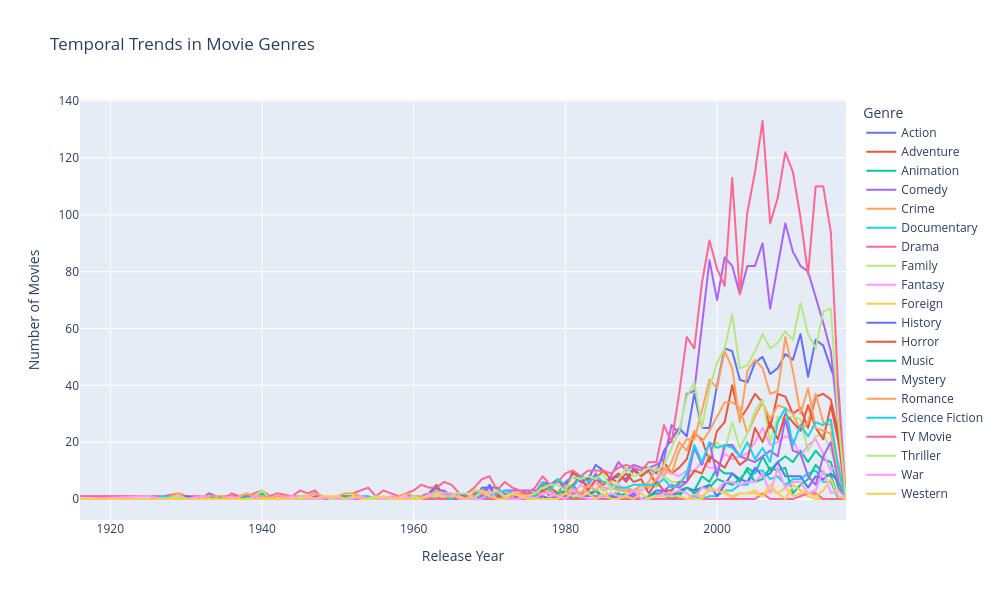

The code cell stored with this chart in its notebook:
### Code cell
import plotly.express as px

df_long = genre_counts_by_year.reset_index().melt(id_vars='release_year', var_name='Genre', value_name='Number of Movies')

# Create an interactive line plot using Plotly Express
fig = px.line(df_long, x='release_year', y='Number of Movies', color='Genre',
              title='Temporal Trends in Movie Genres', labels={'release_year': 'Release Year', 'Number of Movies': 'Number of Movies'},
              width=1000, height=600)

fig.show()

### Figure 1 — Plotly figure (JSON) as saved in the notebook; plotly's stock layout.template omitted (floating-point values rounded to 4 significant figures)
{"data": [{"hovertemplate": "Genre=Action<br>Release Year=%{x}<br>Number of Movies=%{y}<extra></extra>", "legendgroup": "Action", "line": {"color": "#636efa", "dash": "solid"}, "marker": {"symbol": "circle"}, "mode": "lines", "name": "Action", "showlegend": true, "type": "scattergl", "x": [1916, 1925, 1927, 1929, 1930, 1932, 1933, 1934, 1935, 1936, 1937, 1938, 1939, 1940, 1941, 1942, 1944, 1945, 1946, 1947, 1948, 1949, 1950, 1951, 1952, 1953, 1954, 1955, 1956, 1957, 1958, 1959, 1960, 1961, 1962, 1963, 1964, 1965, 1966, 1967, 1968, 1969, 1970, 1971, 1972, 1973, 1974, 1975, 1976, 1977, 1978, 1979, 1980, 1981, 1982, 1983, 1984, 1985, 1986, 1987, 1988, 1989, 1990, 1991, 1992, 1993, 1994, 1995, 1996, 1997, 1998, 1999, 2000, 2001, 2002, 2003, 2004, 2005, 2006, 2007, 2008, 2009, 2010, 2011, 2012, 2013, 2014, 2015, 2016, 2017], "xaxis": "x", "y": [0, 0, 0, 0, 1, 0, 0, 0, 0, 1, 0, 0, 0, 0, 0, 0, 0, 0, 0, 1, 0, 1, 1, 0, 1, 0, 1, 0, 1, 0, 0, 0, 0, 1, 2, 4, 2, 1, 1, 2, 0, 4, 4, 4, 1, 2, 1, 1, 2, 6, 5, 7, 5, 9, 8, 7, 12, 10, 7, 8, 7, 11, 8, 11, 9, 17, 21, 25, 22, 37, 25, 25, 40, 53, 52, 42, 41, 48, 50, 44, 46, 51, 49, 58, 43, 56, 54, 46, 39, 0], "yaxis": "y"}, {"hovertemplate": "Genre=Adventure<br>Release Year=%{x}<br>Number of Movies=%{y}<extra></extra>", "legendgroup": "Adventure", "line": {"color": "#EF553B", "dash": "solid"}, "marker": {"symbol": "circle"}, "mode": "lines", "name": "Adventure", "showlegend": true, "type": "scattergl", "x": [1916, 1925, 1927, 1929, 1930, 1932, 1933, 1934, 1935, 1936, 1937, 1938, 1939, 1940, 1941, 1942, 1944, 1945, 1946, 1947, 1948, 1949, 1950, 1951, 1952, 1953, 1954, 1955, 1956, 1957, 1958, 1959, 1960, 1961, 1962, 1963, 1964, 1965, 1966, 1967, 1968, 1969, 1970, 1971, 1972, 1973, 1974, 1975, 1976, 1977, 1978, 1979, 1980, 1981, 1982, 1983, 1984, 1985, 1986, 1987, 1988, 1989, 1990, 1991, 1992, 1993, 1994, 1995, 1996, 1997, 1998, 1999, 2000, 2001, 2002, 2003, 2004, 2005, 2006, 2007, 2008, 2009, 2010, 2011, 2012, 2013, 2014, 2015, 2016, 2017], "xaxis": "x", "y": [0, 0, 0, 0, 0, 0, 0, 0, 0, 1, 1, 0, 1, 1, 0, 0, 0, 0, 0, 0, 0, 0, 0, 0, 0, 1, 1, 0, 1, 0, 0, 0, 0, 0, 2, 5, 1, 1, 1, 1, 1, 2, 3, 1, 2, 1, 2, 2, 2, 5, 4, 7, 3, 10, 6, 7, 7, 10, 7, 9, 6, 10, 8, 10, 5, 13, 9, 11, 14, 23, 21, 13, 24, 27, 40, 28, 32, 37, 34, 25, 37, 36, 30, 32, 25, 36, 37, 35, 23, 0], "yaxis": "y"}, {"hovertemplate": "Genre=Animation<br>Release Year=%{x}<br>Number of Movies=%{y}<extra></extra>", "legendgroup": "Animation", "line": {"color": "#00cc96", "dash": "solid"}, "marker": {"symbol": "circle"}, "mode": "lines", "name": "Animation", "showlegend": true, "type": "scattergl", "x": [1916, 1925, 1927, 1929, 1930, 1932, 1933, 1934, 1935, 1936, 1937, 1938, 1939, 1940, 1941, 1942, 1944, 1945, 1946, 1947, 1948, 1949, 1950, 1951, 1952, 1953, 1954, 1955, 1956, 1957, 1958, 1959, 1960, 1961, 1962, 1963, 1964, 1965, 1966, 1967, 1968, 1969, 1970, 1971, 1972, 1973, 1974, 1975, 1976, 1977, 1978, 1979, 1980, 1981, 1982, 1983, 1984, 1985, 1986, 1987, 1988, 1989, 1990, 1991, 1992, 1993, 1994, 1995, 1996, 1997, 1998, 1999, 2000, 2001, 2002, 2003, 2004, 2005, 2006, 2007, 2008, 2009, 2010, 2011, 2012, 2013, 2014, 2015, 2016, 2017], "xaxis": "x", "y": [0, 0, 0, 0, 0, 0, 0, 0, 0, 0, 1, 0, 0, 2, 0, 1, 0, 0, 0, 0, 0, 0, 0, 0, 0, 0, 0, 0, 0, 0, 0, 0, 0, 0, 0, 0, 0, 1, 0, 0, 0, 0, 0, 0, 0, 0, 0, 0, 0, 0, 0, 0, 0, 1, 0, 0, 0, 0, 0, 1, 2, 0, 0, 0, 1, 1, 1, 2, 4, 3, 8, 6, 11, 9, 9, 6, 11, 9, 15, 10, 13, 15, 13, 17, 13, 17, 14, 13, 4, 0], "yaxis": "y"}, {"hovertemplate": "Genre=Comedy<br>Release Year=%{x}<br>Number of Movies=%{y}<extra></extra>", "legendgroup": "Comedy", "line": {"color": "#ab63fa", "dash": "solid"}, "marker": {"symbol": "circle"}, "mode": "lines", "name": "Comedy", "showlegend": true, "type": "scattergl", "x": [1916, 1925, 1927, 1929, 1930, 1932, 1933, 1934, 1935, 1936, 1937, 1938, 1939, 1940, 1941, 1942, 1944, 1945, 1946, 1947, 1948, 1949, 1950, 1951, 1952, 1953, 1954, 1955, 1956, 1957, 1958, 1959, 1960, 1961, 1962, 1963, 1964, 1965, 1966, 1967, 1968, 1969, 1970, 1971, 1972, 1973, 1974, 1975, 1976, 1977, 1978, 1979, 1980, 1981, 1982, 1983, 1984, 1985, 1986, 1987, 1988, 1989, 1990, 1991, 1992, 1993, 1994, 1995, 1996, 1997, 1998, 1999, 2000, 2001, 2002, 2003, 2004, 2005, 2006, 2007, 2008, 2009, 2010, 2011, 2012, 2013, 2014, 2015, 2016, 2017], "xaxis": "x", "y": [0, 0, 0, 0, 0, 0, 2, 1, 1, 1, 0, 1, 1, 0, 0, 0, 1, 0, 0, 0, 0, 0, 1, 0, 1, 0, 0, 1, 0, 0, 0, 1, 1, 1, 0, 3, 3, 1, 2, 0, 1, 3, 4, 1, 3, 3, 3, 3, 3, 3, 1, 2, 6, 8, 6, 5, 9, 5, 8, 13, 10, 12, 11, 11, 12, 14, 26, 23, 37, 38, 61, 84, 70, 85, 82, 72, 82, 82, 90, 67, 82, 97, 87, 82, 80, 71, 62, 52, 26, 1], "yaxis": "y"}, {"hovertemplate": "Genre=Crime<br>Release Year=%{x}<br>Number of Movies=%{y}<extra></extra>", "legendgroup": "Crime", "line": {"color": "#FFA15A", "dash": "solid"}, "marker": {"symbol": "circle"}, "mode": "lines", "name": "Crime", "showlegend": true, "type": "scattergl", "x": [1916, 1925, 1927, 1929, 1930, 1932, 1933, 1934, 1935, 1936, 1937, 1938, 1939, 1940, 1941, 1942, 1944, 1945, 1946, 1947, 1948, 1949, 1950, 1951, 1952, 1953, 1954, 1955, 1956, 1957, 1958, 1959, 1960, 1961, 1962, 1963, 1964, 1965, 1966, 1967, 1968, 1969, 1970, 1971, 1972, 1973, 1974, 1975, 1976, 1977, 1978, 1979, 1980, 1981, 1982, 1983, 1984, 1985, 1986, 1987, 1988, 1989, 1990, 1991, 1992, 1993, 1994, 1995, 1996, 1997, 1998, 1999, 2000, 2001, 2002, 2003, 2004, 2005, 2006, 2007, 2008, 2009, 2010, 2011, 2012, 2013, 2014, 2015, 2016, 2017], "xaxis": "x", "y": [0, 0, 0, 0, 0, 0, 0, 0, 0, 0, 0, 0, 0, 0, 0, 0, 0, 0, 0, 1, 1, 0, 0, 0, 1, 1, 1, 0, 0, 0, 0, 0, 0, 1, 1, 1, 0, 0, 2, 2, 0, 3, 0, 2, 3, 2, 2, 0, 2, 0, 0, 2, 1, 3, 2, 3, 6, 3, 4, 3, 4, 3, 4, 6, 11, 8, 13, 20, 17, 24, 20, 24, 29, 34, 34, 32, 23, 29, 34, 28, 33, 32, 30, 24, 27, 37, 27, 26, 10, 0], "yaxis": "y"}, {"hovertemplate": "Genre=Documentary<br>Release Year=%{x}<br>Number of Movies=%{y}<extra></extra>", "legendgroup": "Documentary", "line": {"color": "#19d3f3", "dash": "solid"}, "marker": {"symbol": "circle"}, "mode": "lines", "name": "Documentary", "showlegend": true, "type": "scattergl", "x": [1916, 1925, 1927, 1929, 1930, 1932, 1933, 1934, 1935, 1936, 1937, 1938, 1939, 1940, 1941, 1942, 1944, 1945, 1946, 1947, 1948, 1949, 1950, 1951, 1952, 1953, 1954, 1955, 1956, 1957, 1958, 1959, 1960, 1961, 1962, 1963, 1964, 1965, 1966, 1967, 1968, 1969, 1970, 1971, 1972, 1973, 1974, 1975, 1976, 1977, 1978, 1979, 1980, 1981, 1982, 1983, 1984, 1985, 1986, 1987, 1988, 1989, 1990, 1991, 1992, 1993, 1994, 1995, 1996, 1997, 1998, 1999, 2000, 2001, 2002, 2003, 2004, 2005, 2006, 2007, 2008, 2009, 2010, 2011, 2012, 2013, 2014, 2015, 2016, 2017], "xaxis": "x", "y": [0, 0, 0, 0, 0, 0, 0, 0, 0, 0, 0, 0, 0, 0, 0, 0, 0, 0, 0, 0, 0, 0, 0, 0, 0, 0, 0, 0, 0, 0, 0, 0, 0, 0, 0, 0, 0, 0, 0, 0, 0, 0, 1, 0, 0, 0, 0, 0, 0, 0, 1, 0, 0, 0, 0, 0, 0, 0, 0, 0, 0, 1, 0, 0, 0, 0, 1, 0, 0, 1, 0, 1, 1, 3, 3, 5, 5, 10, 10, 7, 8, 5, 7, 7, 9, 10, 6, 6, 0, 0], "yaxis": "y"}, {"hovertemplate": "Genre=Drama<br>Release Year=%{x}<br>Number of Movies=%{y}<extra></extra>", "legendgroup": "Drama", "line": {"color": "#FF6692", "dash": "solid"}, "marker": {"symbol": "circle"}, "mode": "lines", "name": "Drama", "showlegend": true, "type": "scattergl", "x": [1916, 1925, 1927, 1929, 1930, 1932, 1933, 1934, 1935, 1936, 1937, 1938, 1939, 1940, 1941, 1942, 1944, 1945, 1946, 1947, 1948, 1949, 1950, 1951, 1952, 1953, 1954, 1955, 1956, 1957, 1958, 1959, 1960, 1961, 1962, 1963, 1964, 1965, 1966, 1967, 1968, 1969, 1970, 1971, 1972, 1973, 1974, 1975, 1976, 1977, 1978, 1979, 1980, 1981, 1982, 1983, 1984, 1985, 1986, 1987, 1988, 1989, 1990, 1991, 1992, 1993, 1994, 1995, 1996, 1997, 1998, 1999, 2000, 2001, 2002, 2003, 2004, 2005, 2006, 2007, 2008, 2009, 2010, 2011, 2012, 2013, 2014, 2015, 2016, 2017], "xaxis": "x", "y": [1, 1, 1, 2, 1, 1, 0, 0, 0, 2, 1, 1, 2, 3, 1, 2, 1, 3, 2, 3, 0, 1, 0, 2, 2, 3, 4, 1, 3, 2, 1, 2, 3, 5, 4, 4, 6, 5, 2, 2, 4, 7, 8, 3, 6, 4, 3, 2, 4, 8, 5, 6, 9, 10, 8, 10, 10, 10, 9, 11, 12, 11, 10, 13, 13, 26, 20, 37, 57, 53, 76, 91, 81, 75, 113, 72, 101, 115, 133, 97, 106, 122, 115, 99, 79, 110, 110, 94, 37, 1], "yaxis": "y"}, {"hovertemplate": "Genre=Family<br>Release Year=%{x}<br>Number of Movies=%{y}<extra></extra>", "legendgroup": "Family", "line": {"color": "#B6E880", "dash": "solid"}, "marker": {"symbol": "circle"}, "mode": "lines", "name": "Family", "showlegend": true, "type": "scattergl", "x": [1916, 1925, 1927, 1929, 1930, 1932, 1933, 1934, 1935, 1936, 1937, 1938, 1939, 1940, 1941, 1942, 1944, 1945, 1946, 1947, 1948, 1949, 1950, 1951, 1952, 1953, 1954, 1955, 1956, 1957, 1958, 1959, 1960, 1961, 1962, 1963, 1964, 1965, 1966, 1967, 1968, 1969, 1970, 1971, 1972, 1973, 1974, 1975, 1976, 1977, 1978, 1979, 1980, 1981, 1982, 1983, 1984, 1985, 1986, 1987, 1988, 1989, 1990, 1991, 1992, 1993, 1994, 1995, 1996, 1997, 1998, 1999, 2000, 2001, 2002, 2003, 2004, 2005, 2006, 2007, 2008, 2009, 2010, 2011, 2012, 2013, 2014, 2015, 2016, 2017], "xaxis": "x", "y": [0, 0, 0, 0, 0, 0, 0, 0, 0, 0, 1, 0, 1, 3, 0, 1, 0, 0, 1, 0, 0, 0, 0, 0, 0, 0, 0, 0, 0, 0, 0, 0, 0, 0, 0, 0, 2, 2, 1, 0, 2, 0, 0, 1, 0, 0, 1, 0, 1, 0, 1, 3, 0, 2, 2, 1, 2, 4, 0, 4, 2, 2, 4, 5, 4, 8, 6, 6, 8, 9, 14, 15, 20, 17, 27, 18, 23, 31, 35, 20, 29, 28, 29, 28, 17, 22, 23, 17, 9, 1], "yaxis": "y"}, {"hovertemplate": "Genre=Fantasy<br>Release Year=%{x}<br>Number of Movies=%{y}<extra></extra>", "legendgroup": "Fantasy", "line": {"color": "#FF97FF", "dash": "solid"}, "marker": {"symbol": "circle"}, "mode": "lines", "name": "Fantasy", "showlegend": true, "type": "scattergl", "x": [1916, 1925, 1927, 1929, 1930, 1932, 1933, 1934, 1935, 1936, 1937, 1938, 1939, 1940, 1941, 1942, 1944, 1945, 1946, 1947, 1948, 1949, 1950, 1951, 1952, 1953, 1954, 1955, 1956, 1957, 1958, 1959, 1960, 1961, 1962, 1963, 1964, 1965, 1966, 1967, 1968, 1969, 1970, 1971, 1972, 1973, 1974, 1975, 1976, 1977, 1978, 1979, 1980, 1981, 1982, 1983, 1984, 1985, 1986, 1987, 1988, 1989, 1990, 1991, 1992, 1993, 1994, 1995, 1996, 1997, 1998, 1999, 2000, 2001, 2002, 2003, 2004, 2005, 2006, 2007, 2008, 2009, 2010, 2011, 2012, 2013, 2014, 2015, 2016, 2017], "xaxis": "x", "y": [0, 0, 0, 0, 0, 0, 0, 0, 0, 0, 1, 0, 1, 1, 0, 0, 0, 0, 1, 0, 0, 0, 0, 0, 0, 0, 0, 0, 0, 0, 0, 0, 0, 0, 0, 0, 1, 0, 0, 0, 0, 0, 0, 1, 0, 0, 0, 1, 0, 2, 2, 0, 2, 2, 5, 3, 6, 4, 4, 5, 3, 2, 3, 4, 6, 10, 9, 8, 10, 10, 13, 11, 11, 16, 14, 15, 16, 20, 25, 19, 20, 22, 21, 15, 19, 21, 16, 10, 13, 0], "yaxis": "y"}, {"hovertemplate": "Genre=Foreign<br>Release Year=%{x}<br>Number of Movies=%{y}<extra></extra>", "legendgroup": "Foreign", "line": {"color": "#FECB52", "dash": "solid"}, "marker": {"symbol": "circle"}, "mode": "lines", "name": "Foreign", "showlegend": true, "type": "scattergl", "x": [1916, 1925, 1927, 1929, 1930, 1932, 1933, 1934, 1935, 1936, 1937, 1938, 1939, 1940, 1941, 1942, 1944, 1945, 1946, 1947, 1948, 1949, 1950, 1951, 1952, 1953, 1954, 1955, 1956, 1957, 1958, 1959, 1960, 1961, 1962, 1963, 1964, 1965, 1966, 1967, 1968, 1969, 1970, 1971, 1972, 1973, 1974, 1975, 1976, 1977, 1978, 1979, 1980, 1981, 1982, 1983, 1984, 1985, 1986, 1987, 1988, 1989, 1990, 1991, 1992, 1993, 1994, 1995, 1996, 1997, 1998, 1999, 2000, 2001, 2002, 2003, 2004, 2005, 2006, 2007, 2008, 2009, 2010, 2011, 2012, 2013, 2014, 2015, 2016, 2017], "xaxis": "x", "y": [0, 0, 0, 0, 0, 0, 0, 0, 0, 0, 0, 0, 0, 0, 0, 0, 0, 0, 0, 0, 0, 0, 0, 0, 0, 0, 0, 0, 0, 0, 0, 0, 0, 0, 0, 0, 0, 0, 0, 0, 0, 1, 0, 0, 0, 0, 0, 0, 0, 0, 0, 0, 0, 0, 0, 0, 0, 0, 0, 0, 0, 0, 0, 0, 0, 0, 0, 0, 0, 2, 1, 3, 3, 3, 0, 2, 2, 3, 1, 3, 2, 4, 1, 2, 1, 0, 0, 0, 0, 0], "yaxis": "y"}, {"hovertemplate": "Genre=History<br>Release Year=%{x}<br>Number of Movies=%{y}<extra></extra>", "legendgroup": "History", "line": {"color": "#636efa", "dash": "solid"}, "marker": {"symbol": "circle"}, "mode": "lines", "name": "History", "showlegend": true, "type": "scattergl", "x": [1916, 1925, 1927, 1929, 1930, 1932, 1933, 1934, 1935, 1936, 1937, 1938, 1939, 1940, 1941, 1942, 1944, 1945, 1946, 1947, 1948, 1949, 1950, 1951, 1952, 1953, 1954, 1955, 1956, 1957, 1958, 1959, 1960, 1961, 1962, 1963, 1964, 1965, 1966, 1967, 1968, 1969, 1970, 1971, 1972, 1973, 1974, 1975, 1976, 1977, 1978, 1979, 1980, 1981, 1982, 1983, 1984, 1985, 1986, 1987, 1988, 1989, 1990, 1991, 1992, 1993, 1994, 1995, 1996, 1997, 1998, 1999, 2000, 2001, 2002, 2003, 2004, 2005, 2006, 2007, 2008, 2009, 2010, 2011, 2012, 2013, 2014, 2015, 2016, 2017], "xaxis": "x", "y": [0, 0, 0, 0, 1, 0, 0, 0, 0, 0, 0, 0, 0, 0, 0, 0, 0, 0, 1, 0, 0, 1, 0, 1, 0, 0, 1, 0, 0, 1, 0, 1, 0, 1, 2, 4, 1, 1, 1, 1, 0, 1, 5, 0, 1, 0, 0, 0, 0, 1, 0, 0, 3, 5, 1, 1, 3, 0, 0, 2, 0, 2, 0, 1, 3, 3, 1, 3, 4, 3, 4, 5, 1, 5, 9, 7, 6, 11, 8, 9, 13, 8, 8, 8, 4, 8, 7, 9, 6, 0], "yaxis": "y"}, {"hovertemplate": "Genre=Horror<br>Release Year=%{x}<br>Number of Movies=%{y}<extra></extra>", "legendgroup": "Horror", "line": {"color": "#EF553B", "dash": "solid"}, "marker": {"symbol": "circle"}, "mode": "lines", "name": "Horror", "showlegend": true, "type": "scattergl", "x": [1916, 1925, 1927, 1929, 1930, 1932, 1933, 1934, 1935, 1936, 1937, 1938, 1939, 1940, 1941, 1942, 1944, 1945, 1946, 1947, 1948, 1949, 1950, 1951, 1952, 1953, 1954, 1955, 1956, 1957, 1958, 1959, 1960, 1961, 1962, 1963, 1964, 1965, 1966, 1967, 1968, 1969, 1970, 1971, 1972, 1973, 1974, 1975, 1976, 1977, 1978, 1979, 1980, 1981, 1982, 1983, 1984, 1985, 1986, 1987, 1988, 1989, 1990, 1991, 1992, 1993, 1994, 1995, 1996, 1997, 1998, 1999, 2000, 2001, 2002, 2003, 2004, 2005, 2006, 2007, 2008, 2009, 2010, 2011, 2012, 2013, 2014, 2015, 2016, 2017], "xaxis": "x", "y": [0, 0, 0, 0, 0, 0, 0, 0, 0, 0, 0, 0, 0, 0, 0, 0, 0, 0, 0, 0, 0, 0, 0, 0, 0, 1, 0, 0, 0, 0, 0, 0, 1, 0, 1, 0, 0, 0, 0, 1, 2, 0, 0, 1, 1, 1, 1, 1, 1, 3, 4, 2, 3, 5, 8, 3, 7, 5, 7, 6, 9, 6, 7, 2, 6, 3, 3, 6, 6, 10, 9, 15, 13, 11, 16, 12, 14, 25, 20, 27, 21, 30, 27, 24, 33, 25, 21, 33, 20, 0], "yaxis": "y"}, {"hovertemplate": "Genre=Music<br>Release Year=%{x}<br>Number of Movies=%{y}<extra></extra>", "legendgroup": "Music", "line": {"color": "#00cc96", "dash": "solid"}, "marker": {"symbol": "circle"}, "mode": "lines", "name": "Music", "showlegend": true, "type": "scattergl", "x": [1916, 1925, 1927, 1929, 1930, 1932, 1933, 1934, 1935, 1936, 1937, 1938, 1939, 1940, 1941, 1942, 1944, 1945, 1946, 1947, 1948, 1949, 1950, 1951, 1952, 1953, 1954, 1955, 1956, 1957, 1958, 1959, 1960, 1961, 1962, 1963, 1964, 1965, 1966, 1967, 1968, 1969, 1970, 1971, 1972, 1973, 1974, 1975, 1976, 1977, 1978, 1979, 1980, 1981, 1982, 1983, 1984, 1985, 1986, 1987, 1988, 1989, 1990, 1991, 1992, 1993, 1994, 1995, 1996, 1997, 1998, 1999, 2000, 2001, 2002, 2003, 2004, 2005, 2006, 2007, 2008, 2009, 2010, 2011, 2012, 2013, 2014, 2015, 2016, 2017], "xaxis": "x", "y": [0, 0, 0, 1, 0, 0, 1, 0, 1, 0, 0, 1, 0, 1, 0, 0, 1, 1, 0, 0, 1, 0, 1, 1, 1, 0, 0, 0, 1, 0, 0, 0, 0, 1, 0, 0, 2, 1, 1, 0, 1, 2, 2, 0, 1, 0, 0, 0, 0, 2, 2, 2, 3, 0, 0, 2, 3, 1, 1, 2, 0, 0, 0, 1, 2, 2, 0, 1, 4, 2, 4, 4, 7, 6, 5, 7, 10, 6, 7, 11, 10, 11, 2, 5, 7, 12, 9, 8, 1, 0], "yaxis": "y"}, {"hovertemplate": "Genre=Mystery<br>Release Year=%{x}<br>Number of Movies=%{y}<extra></extra>", "legendgroup": "Mystery", "line": {"color": "#ab63fa", "dash": "solid"}, "marker": {"symbol": "circle"}, "mode": "lines", "name": "Mystery", "showlegend": true, "type": "scattergl", "x": [1916, 1925, 1927, 1929, 1930, 1932, 1933, 1934, 1935, 1936, 1937, 1938, 1939, 1940, 1941, 1942, 1944, 1945, 1946, 1947, 1948, 1949, 1950, 1951, 1952, 1953, 1954, 1955, 1956, 1957, 1958, 1959, 1960, 1961, 1962, 1963, 1964, 1965, 1966, 1967, 1968, 1969, 1970, 1971, 1972, 1973, 1974, 1975, 1976, 1977, 1978, 1979, 1980, 1981, 1982, 1983, 1984, 1985, 1986, 1987, 1988, 1989, 1990, 1991, 1992, 1993, 1994, 1995, 1996, 1997, 1998, 1999, 2000, 2001, 2002, 2003, 2004, 2005, 2006, 2007, 2008, 2009, 2010, 2011, 2012, 2013, 2014, 2015, 2016, 2017], "xaxis": "x", "y": [0, 0, 0, 0, 0, 0, 0, 0, 0, 0, 0, 0, 0, 1, 0, 0, 0, 1, 0, 1, 1, 0, 0, 0, 0, 0, 0, 1, 0, 0, 0, 0, 0, 0, 0, 0, 0, 0, 2, 1, 2, 1, 1, 0, 2, 0, 1, 0, 0, 0, 0, 1, 1, 2, 2, 1, 1, 1, 2, 0, 0, 1, 2, 0, 1, 3, 5, 4, 6, 18, 12, 20, 8, 19, 19, 15, 14, 13, 15, 17, 15, 28, 17, 16, 8, 5, 15, 20, 6, 0], "yaxis": "y"}, {"hovertemplate": "Genre=Romance<br>Release Year=%{x}<br>Number of Movies=%{y}<extra></extra>", "legendgroup": "Romance", "line": {"color": "#FFA15A", "dash": "solid"}, "marker": {"symbol": "circle"}, "mode": "lines", "name": "Romance", "showlegend": true, "type": "scattergl", "x": [1916, 1925, 1927, 1929, 1930, 1932, 1933, 1934, 1935, 1936, 1937, 1938, 1939, 1940, 1941, 1942, 1944, 1945, 1946, 1947, 1948, 1949, 1950, 1951, 1952, 1953, 1954, 1955, 1956, 1957, 1958, 1959, 1960, 1961, 1962, 1963, 1964, 1965, 1966, 1967, 1968, 1969, 1970, 1971, 1972, 1973, 1974, 1975, 1976, 1977, 1978, 1979, 1980, 1981, 1982, 1983, 1984, 1985, 1986, 1987, 1988, 1989, 1990, 1991, 1992, 1993, 1994, 1995, 1996, 1997, 1998, 1999, 2000, 2001, 2002, 2003, 2004, 2005, 2006, 2007, 2008, 2009, 2010, 2011, 2012, 2013, 2014, 2015, 2016, 2017], "xaxis": "x", "y": [0, 1, 0, 2, 0, 1, 1, 1, 1, 0, 1, 2, 1, 1, 0, 1, 1, 1, 1, 2, 1, 0, 1, 2, 2, 1, 0, 0, 1, 0, 1, 2, 1, 1, 1, 3, 2, 2, 0, 0, 1, 2, 1, 3, 0, 1, 2, 1, 2, 2, 3, 1, 2, 4, 2, 5, 3, 6, 6, 3, 3, 3, 5, 4, 7, 11, 9, 17, 21, 21, 31, 42, 39, 52, 46, 27, 45, 49, 46, 37, 38, 57, 45, 30, 39, 25, 24, 23, 9, 0], "yaxis": "y"}, {"hovertemplate": "Genre=Science Fiction<br>Release Year=%{x}<br>Number of Movies=%{y}<extra></extra>", "legendgroup": "Science Fiction", "line": {"color": "#19d3f3", "dash": "solid"}, "marker": {"symbol": "circle"}, "mode": "lines", "name": "Science Fiction", "showlegend": true, "type": "scattergl", "x": [1916, 1925, 1927, 1929, 1930, 1932, 1933, 1934, 1935, 1936, 1937, 1938, 1939, 1940, 1941, 1942, 1944, 1945, 1946, 1947, 1948, 1949, 1950, 1951, 1952, 1953, 1954, 1955, 1956, 1957, 1958, 1959, 1960, 1961, 1962, 1963, 1964, 1965, 1966, 1967, 1968, 1969, 1970, 1971, 1972, 1973, 1974, 1975, 1976, 1977, 1978, 1979, 1980, 1981, 1982, 1983, 1984, 1985, 1986, 1987, 1988, 1989, 1990, 1991, 1992, 1993, 1994, 1995, 1996, 1997, 1998, 1999, 2000, 2001, 2002, 2003, 2004, 2005, 2006, 2007, 2008, 2009, 2010, 2011, 2012, 2013, 2014, 2015, 2016, 2017], "xaxis": "x", "y": [0, 0, 1, 0, 0, 0, 0, 0, 0, 0, 0, 0, 0, 0, 0, 0, 0, 0, 0, 0, 0, 0, 0, 0, 0, 1, 1, 0, 0, 0, 0, 0, 0, 0, 1, 0, 0, 0, 1, 0, 3, 0, 1, 2, 3, 2, 1, 1, 1, 6, 3, 7, 5, 4, 8, 6, 8, 6, 5, 4, 4, 5, 5, 5, 5, 7, 4, 5, 9, 19, 13, 20, 18, 19, 18, 15, 20, 14, 18, 13, 27, 32, 19, 26, 22, 27, 26, 28, 11, 0], "yaxis": "y"}, {"hovertemplate": "Genre=TV Movie<br>Release Year=%{x}<br>Number of Movies=%{y}<extra></extra>", "legendgroup": "TV Movie", "line": {"color": "#FF6692", "dash": "solid"}, "marker": {"symbol": "circle"}, "mode": "lines", "name": "TV Movie", "showlegend": true, "type": "scattergl", "x": [1916, 1925, 1927, 1929, 1930, 1932, 1933, 1934, 1935, 1936, 1937, 1938, 1939, 1940, 1941, 1942, 1944, 1945, 1946, 1947, 1948, 1949, 1950, 1951, 1952, 1953, 1954, 1955, 1956, 1957, 1958, 1959, 1960, 1961, 1962, 1963, 1964, 1965, 1966, 1967, 1968, 1969, 1970, 1971, 1972, 1973, 1974, 1975, 1976, 1977, 1978, 1979, 1980, 1981, 1982, 1983, 1984, 1985, 1986, 1987, 1988, 1989, 1990, 1991, 1992, 1993, 1994, 1995, 1996, 1997, 1998, 1999, 2000, 2001, 2002, 2003, 2004, 2005, 2006, 2007, 2008, 2009, 2010, 2011, 2012, 2013, 2014, 2015, 2016, 2017], "xaxis": "x", "y": [0, 0, 0, 0, 0, 0, 0, 0, 0, 0, 0, 0, 0, 0, 0, 0, 0, 0, 0, 0, 0, 0, 0, 0, 0, 0, 0, 0, 0, 0, 0, 0, 0, 0, 0, 0, 0, 1, 0, 0, 0, 0, 0, 0, 0, 0, 0, 0, 0, 0, 0, 0, 0, 0, 0, 0, 0, 0, 0, 0, 0, 0, 0, 0, 0, 0, 0, 0, 0, 0, 0, 0, 0, 0, 0, 0, 0, 0, 2, 0, 0, 0, 0, 1, 2, 2, 0, 0, 0, 0], "yaxis": "y"}, {"hovertemplate": "Genre=Thriller<br>Release Year=%{x}<br>Number of Movies=%{y}<extra></extra>", "legendgroup": "Thriller", "line": {"color": "#B6E880", "dash": "solid"}, "marker": {"symbol": "circle"}, "mode": "lines", "name": "Thriller", "showlegend": true, "type": "scattergl", "x": [1916, 1925, 1927, 1929, 1930, 1932, 1933, 1934, 1935, 1936, 1937, 1938, 1939, 1940, 1941, 1942, 1944, 1945, 1946, 1947, 1948, 1949, 1950, 1951, 1952, 1953, 1954, 1955, 1956, 1957, 1958, 1959, 1960, 1961, 1962, 1963, 1964, 1965, 1966, 1967, 1968, 1969, 1970, 1971, 1972, 1973, 1974, 1975, 1976, 1977, 1978, 1979, 1980, 1981, 1982, 1983, 1984, 1985, 1986, 1987, 1988, 1989, 1990, 1991, 1992, 1993, 1994, 1995, 1996, 1997, 1998, 1999, 2000, 2001, 2002, 2003, 2004, 2005, 2006, 2007, 2008, 2009, 2010, 2011, 2012, 2013, 2014, 2015, 2016, 2017], "xaxis": "x", "y": [0, 0, 0, 1, 0, 0, 0, 0, 0, 0, 0, 0, 0, 0, 0, 0, 0, 1, 0, 0, 1, 0, 0, 0, 0, 1, 0, 1, 0, 0, 0, 0, 1, 0, 1, 2, 2, 2, 2, 2, 0, 3, 2, 3, 1, 2, 1, 1, 2, 4, 5, 5, 3, 8, 7, 8, 7, 9, 3, 7, 11, 8, 9, 11, 10, 12, 18, 24, 36, 41, 25, 39, 48, 53, 65, 46, 47, 52, 58, 53, 55, 59, 56, 69, 58, 53, 66, 67, 27, 0], "yaxis": "y"}, {"hovertemplate": "Genre=War<br>Release Year=%{x}<br>Number of Movies=%{y}<extra></extra>", "legendgroup": "War", "line": {"color": "#FF97FF", "dash": "solid"}, "marker": {"symbol": "circle"}, "mode": "lines", "name": "War", "showlegend": true, "type": "scattergl", "x": [1916, 1925, 1927, 1929, 1930, 1932, 1933, 1934, 1935, 1936, 1937, 1938, 1939, 1940, 1941, 1942, 1944, 1945, 1946, 1947, 1948, 1949, 1950, 1951, 1952, 1953, 1954, 1955, 1956, 1957, 1958, 1959, 1960, 1961, 1962, 1963, 1964, 1965, 1966, 1967, 1968, 1969, 1970, 1971, 1972, 1973, 1974, 1975, 1976, 1977, 1978, 1979, 1980, 1981, 1982, 1983, 1984, 1985, 1986, 1987, 1988, 1989, 1990, 1991, 1992, 1993, 1994, 1995, 1996, 1997, 1998, 1999, 2000, 2001, 2002, 2003, 2004, 2005, 2006, 2007, 2008, 2009, 2010, 2011, 2012, 2013, 2014, 2015, 2016, 2017], "xaxis": "x", "y": [0, 1, 0, 0, 0, 1, 0, 0, 0, 1, 0, 0, 1, 0, 0, 0, 1, 0, 0, 0, 0, 1, 0, 0, 0, 1, 0, 0, 0, 1, 0, 1, 0, 0, 2, 1, 2, 2, 0, 0, 0, 0, 3, 0, 0, 0, 0, 1, 0, 2, 2, 1, 0, 3, 1, 0, 0, 1, 2, 1, 1, 3, 0, 0, 1, 2, 2, 3, 2, 0, 4, 3, 3, 6, 6, 5, 6, 6, 9, 2, 11, 4, 6, 6, 2, 3, 10, 2, 3, 0], "yaxis": "y"}, {"hovertemplate": "Genre=Western<br>Release Year=%{x}<br>Number of Movies=%{y}<extra></extra>", "legendgroup": "Western", "line": {"color": "#FECB52", "dash": "solid"}, "marker": {"symbol": "circle"}, "mode": "lines", "name": "Western", "showlegend": true, "type": "scattergl", "x": [1916, 1925, 1927, 1929, 1930, 1932, 1933, 1934, 1935, 1936, 1937, 1938, 1939, 1940, 1941, 1942, 1944, 1945, 1946, 1947, 1948, 1949, 1950, 1951, 1952, 1953, 1954, 1955, 1956, 1957, 1958, 1959, 1960, 1961, 1962, 1963, 1964, 1965, 1966, 1967, 1968, 1969, 1970, 1971, 1972, 1973, 1974, 1975, 1976, 1977, 1978, 1979, 1980, 1981, 1982, 1983, 1984, 1985, 1986, 1987, 1988, 1989, 1990, 1991, 1992, 1993, 1994, 1995, 1996, 1997, 1998, 1999, 2000, 2001, 2002, 2003, 2004, 2005, 2006, 2007, 2008, 2009, 2010, 2011, 2012, 2013, 2014, 2015, 2016, 2017], "xaxis": "x", "y": [0, 0, 0, 0, 0, 0, 0, 0, 0, 0, 0, 0, 0, 0, 0, 0, 0, 0, 1, 0, 1, 1, 1, 0, 1, 0, 0, 0, 1, 0, 0, 0, 0, 0, 1, 1, 1, 1, 1, 0, 3, 3, 1, 0, 0, 2, 1, 0, 0, 0, 0, 0, 2, 1, 1, 2, 0, 2, 0, 0, 1, 0, 2, 0, 1, 1, 1, 1, 0, 0, 0, 4, 3, 2, 1, 2, 2, 2, 1, 5, 2, 0, 5, 3, 2, 1, 3, 7, 1, 0], "yaxis": "y"}], "layout": {"height": 600, "legend": {"title": {"text": "Genre"}, "tracegroupgap": 0}, "title": {"text": "Temporal Trends in Movie Genres"}, "width": 1000, "xaxis": {"anchor": "y", "domain": [0, 1], "title": {"text": "Release Year"}}, "yaxis": {"anchor": "x", "domain": [0, 1], "title": {"text": "Number of Movies"}}}}
